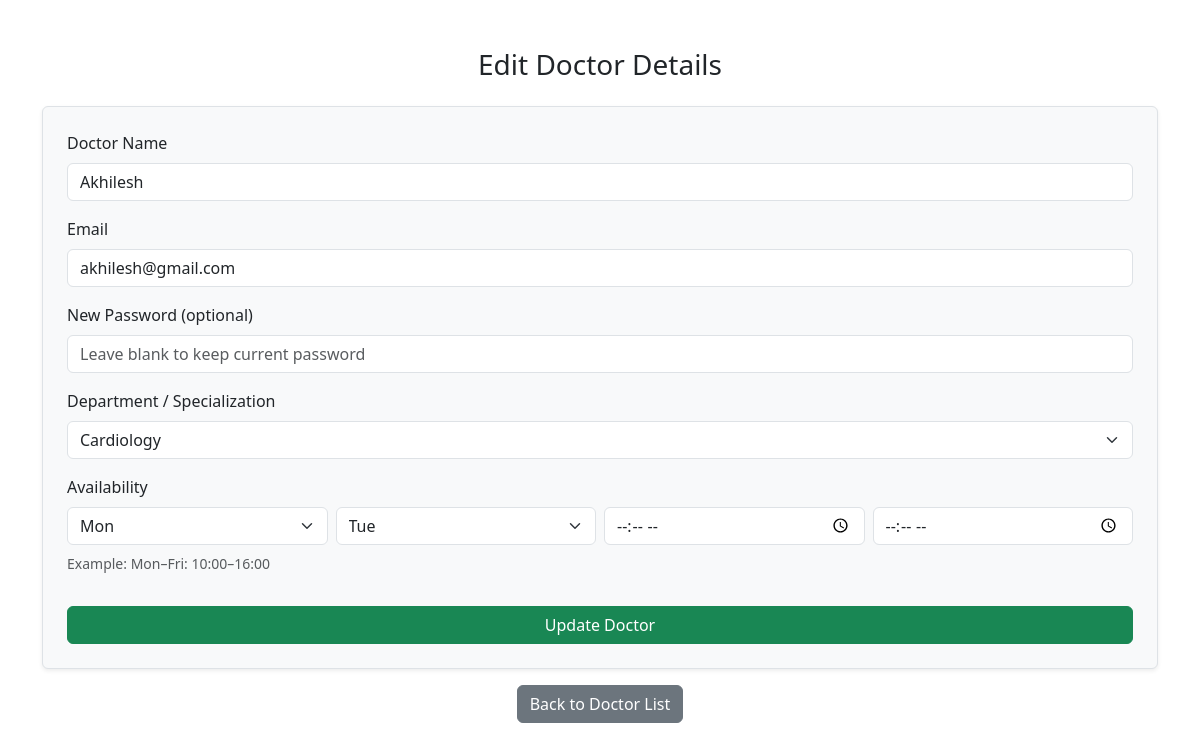
The app's page /admin/doctors/1/edit (signed in) with its own data.
### models.py (models this page shows, shortened)
class Doctor(db.Model):
    id = db.Column(db.Integer, primary_key=True)
    name = db.Column(db.String(100), nullable=False, index=True)
    specialization_id = db.Column(db.Integer, db.ForeignKey('department.id'), nullable=False)
    availability = db.Column(db.String(500), nullable=True)
    email = db.Column(db.String(100), unique=True, nullable=False, index=True)
    password = db.Column(db.String(200), nullable=False)
    contact = db.Column(db.String(20), nullable=True)
    is_active = db.Column(db.Boolean, default=True, nullable=False)   # blacklist / soft-delete
    created_at = db.Column(db.DateTime, default=datetime.utcnow)
    appointments = db.relationship('Appointment', backref='doctor', lazy=True)
    avail_slots = db.relationship('DoctorAvailability', backref='doctor', lazy=True, cascade="all, delete-orphan")

class Department(db.Model):
    id = db.Column(db.Integer, primary_key=True)
    name = db.Column(db.String(100), unique=True, nullable=False, index=True)
    description = db.Column(db.Text, nullable=True)
    created_at = db.Column(db.DateTime, default=datetime.utcnow)
    doctors = db.relationship('Doctor', backref='department', lazy=True)

### app.py (the view, shortened to what this page needs)
@app.route('/admin/doctors/<int:doctor_id>/edit', methods=['GET', 'POST'])
@admin_required
def admin_edit_doctor(doctor_id):
    doctor = Doctor.query.get_or_404(doctor_id)
    departments = Department.query.all()
    return render_template('admin_edit_doctor.html', doctor=doctor, departments=departments)

### app.py (called while the page is built)
def admin_required(func):
    from functools import wraps
    @wraps(func)
    def wrapper(*args, **kwargs):
        if session.get('role') != 'admin':
            flash("Admin login required", "warning")
            return redirect(url_for('login'))
        return func(*args, **kwargs)
    return wrapper

### templates/admin_edit_doctor.html (shortened to what this page needs)
<!DOCTYPE html>
<html>
<head>
  <link href="https://cdn.jsdelivr.net/npm/bootstrap@5.3.0/dist/css/bootstrap.min.css" rel="stylesheet">
</head>
<body class="container mt-5">
  <h3 class="text-center mb-4">Edit Doctor Details</h3>
  <form method="POST" class="border p-4 rounded shadow-sm bg-light">
    <div class="mb-3">
      <label for="name" class="form-label">Doctor Name</label>
      <input type="text" id="name" name="name" class="form-control" value="{{ doctor.name }}" required>
    </div>
    <div class="mb-3">
      <label for="email" class="form-label">Email</label>
      <input type="email" id="email" name="email" class="form-control" value="{{ doctor.email }}" required>
    </div>
    <div class="mb-3">
      <label for="password" class="form-label">New Password (optional)</label>
      <input type="password" id="password" name="password" class="form-control" placeholder="Leave blank to keep current password">
    </div>
    <div class="mb-3">
      <label for="department" class="form-label">Department / Specialization</label>
      <select id="department" name="department" class="form-select" required>
        {% for dept in departments %}
          <option value="{{ dept.id }}" {% if dept.id == doctor.specialization_id %}selected{% endif %}>
            {{ dept.name }}
          </option>
        {% endfor %}
      </select>
    </div>
    <div class="mb-3">
      <label class="form-label">Availability</label>
      <div class="row g-2">
        <div class="col-md-3">
          <select id="start_day" class="form-select" onchange="updateAvailability()" required>
            <option>Mon</option><option>Tue</option><option>Wed</option>
          </select>
        </div>
        <div class="col-md-3">
          <select id="end_day" class="form-select" onchange="updateAvailability()" required>
            <option>Mon</option><option>Tue</option><option>Wed</option>
          </select>
        </div>
        <div class="col-md-3">
          <input type="time" id="start_time" class="form-control" onchange="updateAvailability()" required>
        </div>
        <div class="col-md-3">
          <input type="time" id="end_time" class="form-control" onchange="updateAvailability()" required>
        </div>
      </div>
      <div class="form-text mt-2">Example: Mon–Fri: 10:00–16:00</div>
    </div>
    <button type="submit" class="btn btn-success w-100 mt-3">Update Doctor</button>
  </form>
  <div class="text-center mt-3">
    <a href="{{ url_for('admin_doctors') }}" class="btn btn-secondary">Back to Doctor List</a>
  </div>
</body>
</html>

### records on screen
Doctor: name "Akhilesh", email "akhilesh@gmail.com", department "Cardiology"
